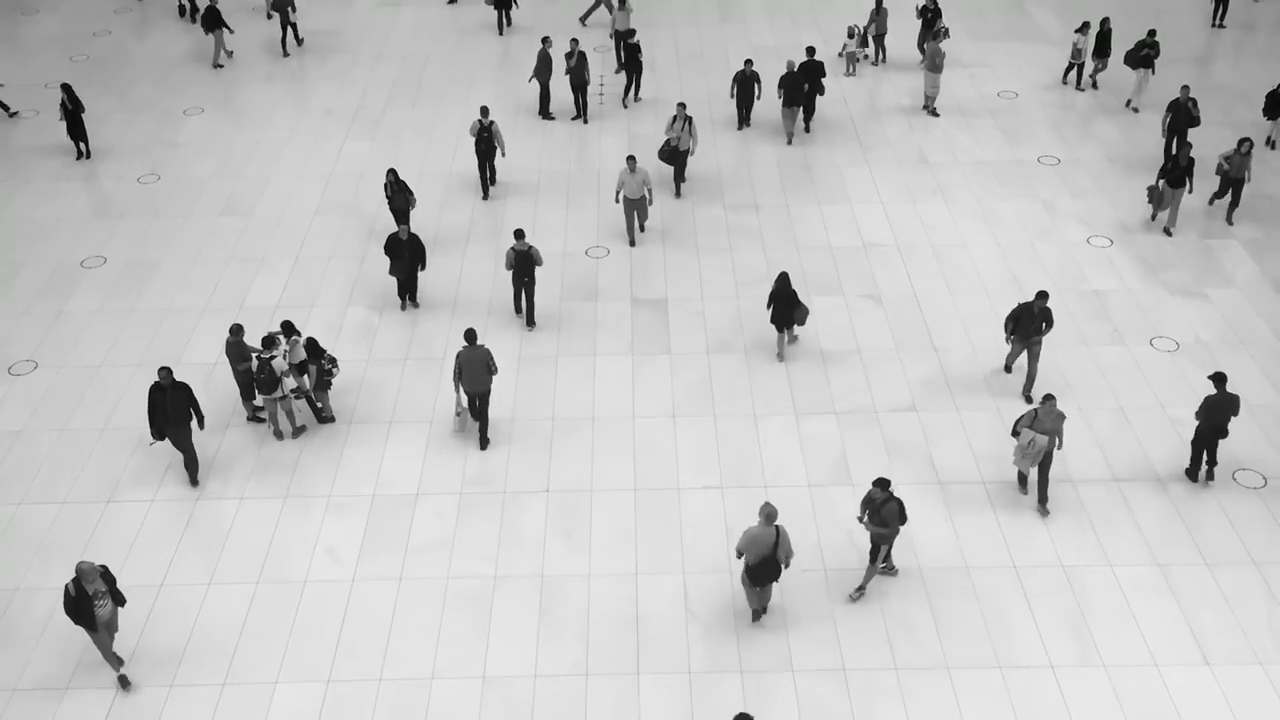
#> input picture frame 34 of Task1_4.mp4, 1280 x 720 px
$ python Task1.py
#> lines starting #> are read from the running program, lines starting #| are printed output that depends on the picture; after the words box and inside, x2 and y2 are one past the last pixel; in counts of white or black regions, pixels touching at a corner belong together
import cv2
import numpy as np

# Load the video
video_path = "Lab_6/Task1_4.mp4"
cap = cv2.VideoCapture(video_path)

# Define the background subtractor for motion detection
bg_subtractor = cv2.createBackgroundSubtractorMOG2(history=500, varThreshold=50, detectShadows=True)

# Define parameters for object detection and tracking
min_contour_area = 1000  # Minimum area to consider as a person (adjust as needed)
centroid_history = {}  # Store previous centroid positions for each person

# Open a video writer to save the output with bounding boxes
output_path = "Lab_6/Output_Task1.mp4"
fourcc = cv2.VideoWriter_fourcc(*'mp4v')
fps = int(cap.get(cv2.CAP_PROP_FPS))
frame_width = int(cap.get(cv2.CAP_PROP_FRAME_WIDTH))
frame_height = int(cap.get(cv2.CAP_PROP_FRAME_HEIGHT))
out = cv2.VideoWriter(output_path, fourcc, fps, (frame_width, frame_height))

# Process the video frame-by-frame
frame_index = 0
while cap.isOpened():
    ret, frame = cap.read()
#> frame is the input picture: shape (720, 1280, 3); mean B, G, R 193.8, 193.9, 193.8
    if not ret:
        break

    # Apply background subtraction to identify moving objects
    fg_mask = bg_subtractor.apply(frame)
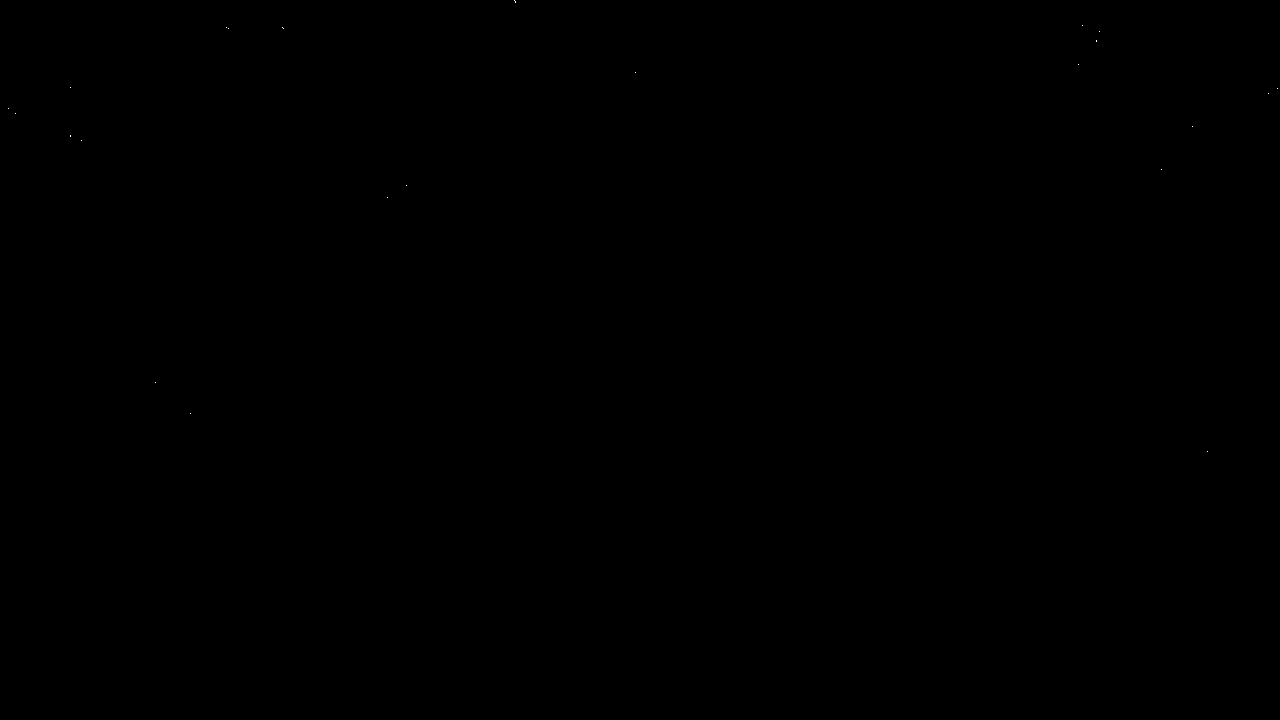
#> fg_mask: shape (720, 1280); values 127 (black) and 255 (white), 0% white in thin lines or dots, all inside (x1, y1, x2, y2) = (8, 0, 1278, 452)

    # Remove shadows and noise using thresholding
    _, fg_mask = cv2.threshold(fg_mask, 200, 255, cv2.THRESH_BINARY)

    # Find contours in the thresholded foreground mask
    contours, _ = cv2.findContours(fg_mask, cv2.RETR_EXTERNAL, cv2.CHAIN_APPROX_SIMPLE)
#> contours = 23 contours, all with area under 20

    # Filter and sort contours by area, descending
    filtered_contours = [contour for contour in contours if cv2.contourArea(contour) > min_contour_area]
#> filtered_contours = []
    filtered_contours = sorted(filtered_contours, key=cv2.contourArea, reverse=True)[:2]  # Top 3 largest contours

    detected_centroids = []

    # Loop through the top 3 contours
    for i, contour in enumerate(filtered_contours):
        # Get bounding box and centroid for each detected contour
        x, y, w, h = cv2.boundingRect(contour)
        centroid = (int(x + w / 2), int(y + h / 2))

        # Save current frame centroids
        detected_centroids.append(centroid)

        # Draw bounding box and label as "Person" on the frame
        cv2.rectangle(frame, (x, y), (x + w, y + h), (255, 0, 0), 2)
        cv2.putText(frame, f"Person ", (x, y - 10), cv2.FONT_HERSHEY_SIMPLEX, 0.5, (255, 0, 0), 2)
#> this loop made 0 passes
#> after the loop, detected_centroids = []

    # Track detected centroids over frames to maintain individual tracking
    for i, centroid in enumerate(detected_centroids):
        # If the centroid is new, initialize it
        if i not in centroid_history:
            centroid_history[i] = centroid
        else:
            # Calculate movement if we have a previous centroid position
            previous_centroid = centroid_history[i]
            movement = np.array(centroid) - np.array(previous_centroid)
            print(f"Frame {frame_index}: Person {i+1} moved by {movement}")

            # Update the centroid history for this person
            centroid_history[i] = centroid
#> after the loop, centroid_history = 0 items

    # Write the frame to the output video
    out.write(frame)

    # Display the frame with tracking and bounding boxes (optional)
    cv2.imshow("Person Tracking", frame)
    if cv2.waitKey(1) & 0xFF == ord('q'):
#> (key q is pressed here)
        break

    frame_index += 1

# Release video resources
cap.release()
out.release()
cv2.destroyAllWindows()
print("Tracking complete. Output video saved.")
